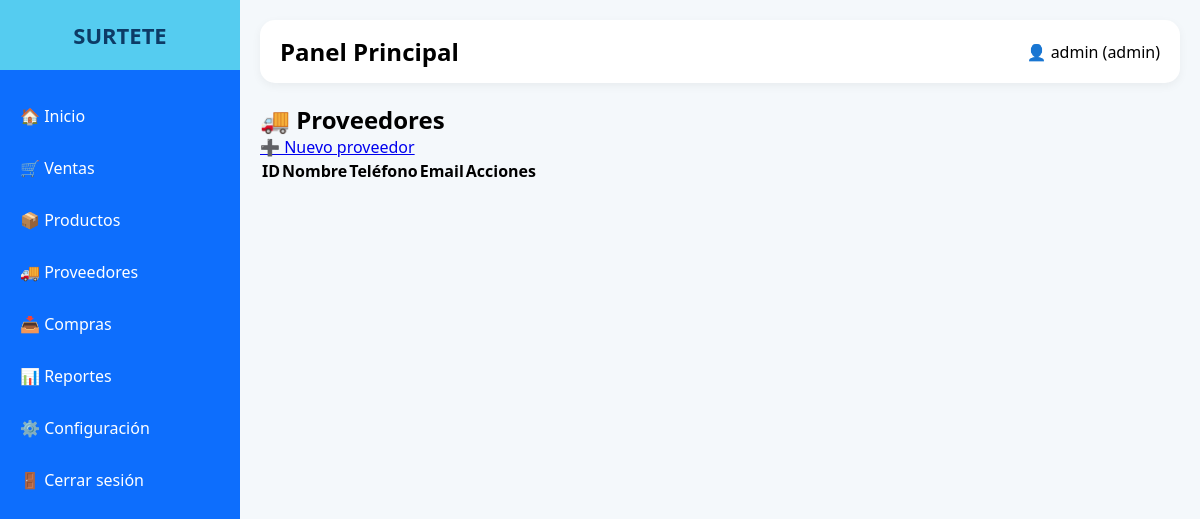
The page /proveedores/proveedores.php (signed in) on the database as committed earlier.
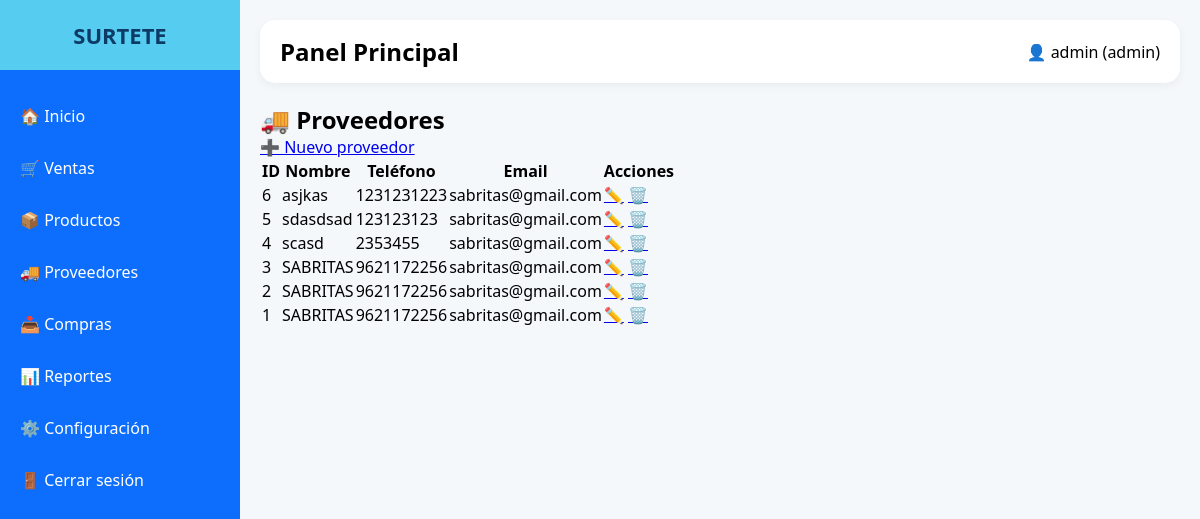
The same page on the database as committed later.
### tables this page shows
CREATE TABLE `proveedores` (
  `id` int(11) NOT NULL,
  `nombre` varchar(150) NOT NULL,
  `telefono` varchar(20) DEFAULT NULL,
  `email` varchar(100) DEFAULT NULL,
  `direccion` text DEFAULT NULL,
  `activo` tinyint(1) NOT NULL,
  `fecha_creacion` timestamp NOT NULL DEFAULT current_timestamp() ON UPDATE current_timestamp()
);

### proveedores/proveedores.php (the view, shortened to what this page needs)
<?php
include("../config/db.php");
$sql = "SELECT * FROM proveedores ORDER BY id DESC";;
$stmt = $conexion->query($sql);
$proveedores = $stmt->fetchAll();
?>
<!DOCTYPE html>
<html lang="es">
<head>
<link rel="stylesheet" href="../assets/css/style.css">
</head>
<body>
<?php include("../includes/sidebar.php"); ?>
<div class="main">
<?php include("../includes/topbar.php"); ?>
<div class="table-container">
<div class="top-actions">
    <h2>🚚 Proveedores</h2>
    <a href="crear.php" class="btn">
        ➕ Nuevo proveedor
    </a>
</div>
<table>
<thead>
<tr>
    <th>ID</th>
    <th>Nombre</th>
    <th>Teléfono</th>
    <th>Email</th>
    <th>Acciones</th>
</tr>
</thead>
<tbody>
<?php foreach($proveedores as $p): ?>
<tr>
    <td><?php echo $p['id']; ?></td>
    <td><?php echo $p['nombre']; ?></td>
    <td><?php echo $p['telefono']; ?></td>
    <td><?php echo $p['email']; ?></td>
    <td>
        <a href="editar.php?id=<?php echo $p['id']; ?>">✏️</a>
        <a href="eliminar.php?id=<?php echo $p['id']; ?>"
           onclick="return confirm('¿Eliminar proveedor?')">🗑️</a>
    </td>
</tr>
<?php endforeach; ?>
</tbody>
</table>
</div>
</div>
</body>
</html>

Rows that differ between the two databases and show on the page:
added proveedores: id "6", nombre "asjkas", telefono "1231231223", email "sabritas@gmail.com"
added proveedores: id "5", nombre "sdasdsad", telefono "123123123", email "sabritas@gmail.com"
added proveedores: id "4", nombre "scasd", telefono "2353455", email "sabritas@gmail.com"
added proveedores: id "3", nombre "SABRITAS", telefono "9621172256", email "sabritas@gmail.com"
added proveedores: id "2", nombre "SABRITAS", telefono "9621172256", email "sabritas@gmail.com"
added proveedores: id "1", nombre "SABRITAS", telefono "9621172256", email "sabritas@gmail.com"
